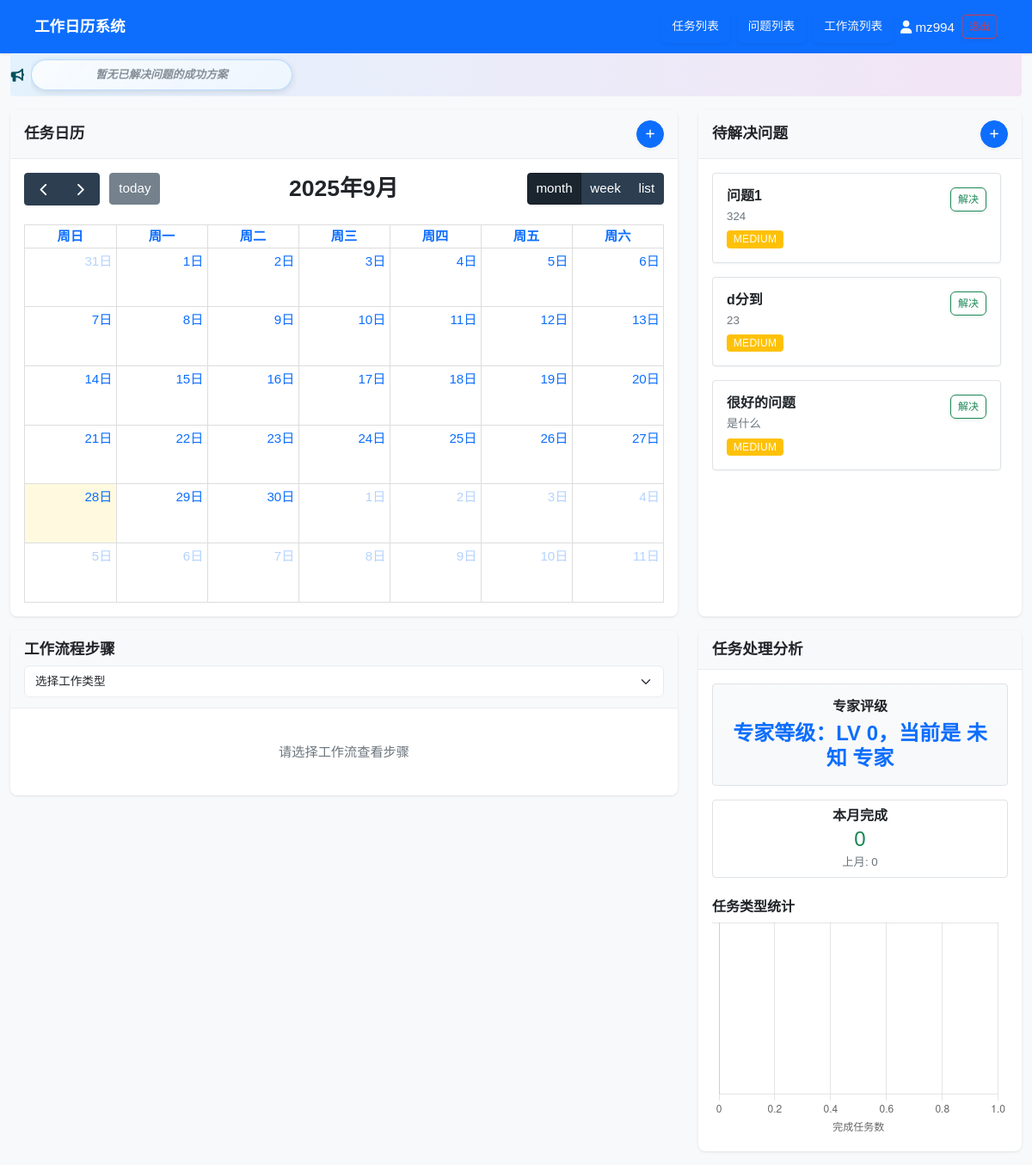
Page / (signed in) on the earlier database version.
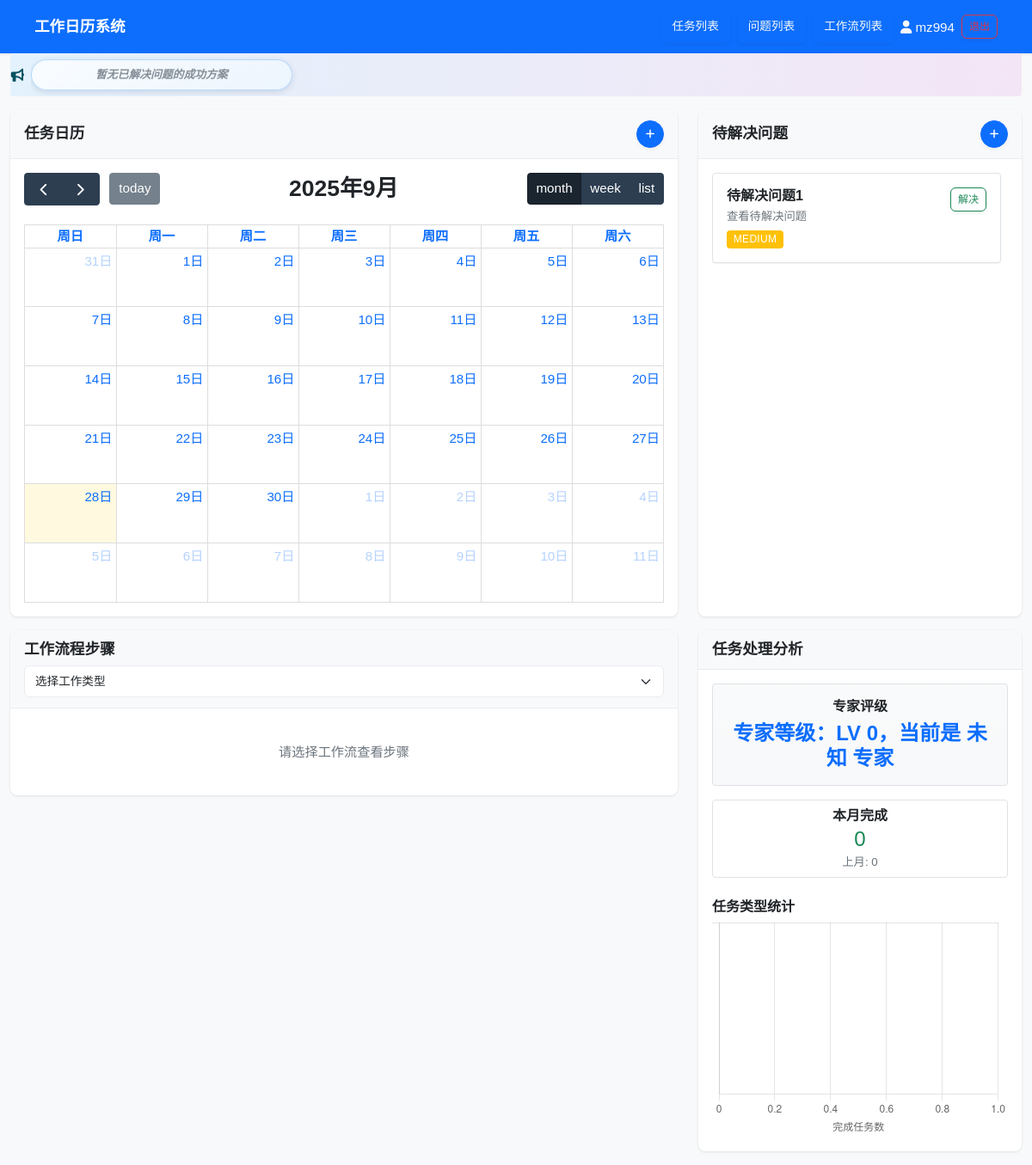
Same page on the later database version.
### models/issue.py (models this page shows, shortened)
class Issue(db.Model):
    __tablename__ = 'issues'
    id = db.Column(db.Integer, primary_key=True)
    title = db.Column(db.String(200), nullable=False)
    description = db.Column(db.Text)
    priority = db.Column(db.String(20), default='medium')  # low, medium, high
    status = db.Column(db.String(20), default='open')  # open, resolved
    created_at = db.Column(db.DateTime, default=datetime.utcnow)
    resolved_at = db.Column(db.DateTime)
    solutions = db.Column(db.Text)  # 解决方案列表，JSON格式存储
    successful_solution = db.Column(db.Text)  # 成功的解决方案
    user_id = db.Column(db.Integer, db.ForeignKey('users.id'), nullable=True)
    def to_dict(self):
        import json
        solutions_list = []
        if self.solutions:
            try:
                solutions_list = json.loads(self.solutions)
            except:
                solutions_list = []
        return {
            'id': self.id,
            'title': self.title,
            'description': self.description,
            'priority': self.priority,
            'status': self.status,
            'created_at': self.created_at.isoformat() if self.created_at else None,
            'resolved_at': self.resolved_at.isoformat() if self.resolved_at else None,
            'solutions': solutions_list,
            'successful_solution': self.successful_solution
        }

### routes/main_routes.py (the view)
@main_bp.route('/')
@login_required
def index():
    tasks = TaskService.get_pending_tasks()
    issues = IssueService.get_open_issues()
    return render_template('index.html', tasks=tasks, issues=issues)

### app.py (called while the page is built)
@login_manager.user_loader
def load_user(user_id):
    from models import User
    return User.query.get(int(user_id))

### services/issue_service.py (called while the page is built)
    @staticmethod
    def get_open_issues(user_id: Optional[int] = None) -> List[Dict[str, Any]]:
        query = Issue.query.filter_by(status='open')
        if user_id is not None:
            query = query.filter_by(user_id=user_id)
        issues = query.order_by(Issue.priority.desc()).all()
        return [issue.to_dict() for issue in issues]

### services/task_service.py (called while the page is built)
    @staticmethod
    def get_pending_tasks() -> List[Task]:
        return Task.query.filter_by(status='pending').order_by(Task.created_at.desc()).all()

### templates/index.html (shortened to what the changed rows need)
<!DOCTYPE html>
<html lang="zh-CN">
<head>
    <link href="{{ url_for('static', filename='libs/bootstrap.min.css') }}" rel="stylesheet">
    <link href="https://cdnjs.cloudflare.com/ajax/libs/font-awesome/6.0.0/css/all.min.css" rel="stylesheet">
    <link href="{{ url_for('static', filename='css/style.css') }}" rel="stylesheet">
</head>
<body>
    <div class="container-fluid">
        <div class="row mt-3">
            <div class="col-md-4">
                <div class="card">
                    <div class="card-body">
                        <div id="issuesList">
                            {% for issue in issues %}
                            <div class="issue-item mb-3 p-3 border rounded">
                                <div class="d-flex justify-content-between align-items-start">
                                    <div>
                                        <h6 class="mb-1">{{ issue.title }}</h6>
                                        <p class="mb-1 text-muted small">{{ issue.description }}</p>
                                        {% if issue.priority == 'high' %}
                                        <span class="badge bg-danger">{{ issue.priority }}</span>
                                        {% elif issue.priority == 'medium' %}
                                        <span class="badge bg-warning">{{ issue.priority }}</span>
                                        {% else %}
                                        <span class="badge bg-secondary">{{ issue.priority }}</span>
                                        {% endif %}
                                    </div>
                                    <button class="btn btn-sm btn-outline-success" onclick="resolveIssue('{{ issue.id }}')">解决</button>
                                </div>
                            </div>
                            {% endfor %}
                        </div>
                    </div>
                </div>
            </div>
        </div>
    </div>
</body>
</html>

Differences in the rows shown:
removed Issue: title "问题1", description "324", priority "MEDIUM"
removed Issue: title "d分到", description "23", priority "MEDIUM"
removed Issue: title "很好的问题", description "是什么", priority "MEDIUM"
added Issue: title "待解决问题1", description "查看待解决问题", priority "MEDIUM"
